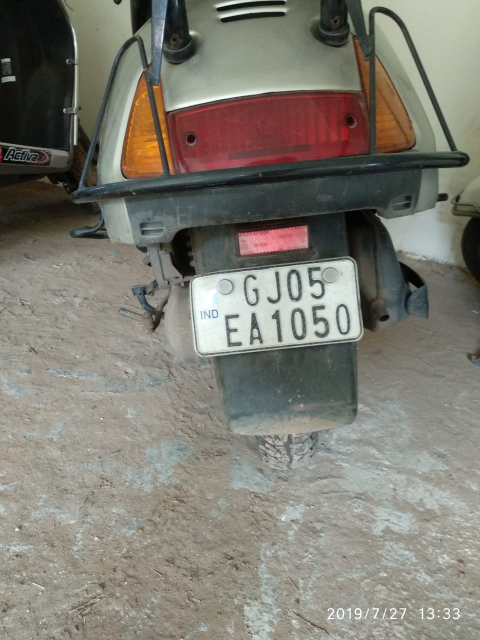
#> input picture Backend/LicPlateImages/WhatsApp Image 2019-07-27 at 1.37.30 PM.jpeg, 960 x 1280 px (shown at 1/2 size)
$ python Main.py
#> lines starting #> are read from the running program, lines starting #| are printed output that depends on the picture
#> in main, imgOriginalScene is the input picture: shape (1280, 960, 3); mean B, G, R 114.7, 124.1, 126.5
### Backend/DetectPlates.py
# DetectPlates.py

import cv2
import numpy as np
import math
import Main
import random

import Preprocess
import DetectChars
import PossiblePlate
import PossibleChar

# module level variables ##########################################################################
PLATE_WIDTH_PADDING_FACTOR = 1.3
PLATE_HEIGHT_PADDING_FACTOR = 3.5

###################################################################################################
def detectPlatesInScene(imgOriginalScene):
    listOfPossiblePlates = []                   # this will be the return value

    height, width, numChannels = imgOriginalScene.shape

    imgGrayscaleScene = np.zeros((height, width, 1), np.uint8)
    imgThreshScene = np.zeros((height, width, 1), np.uint8)
    imgContours = np.zeros((height, width, 3), np.uint8)

    cv2.destroyAllWindows()

    if Main.showSteps == True: # show steps #######################################################
        cv2.imshow("0", imgOriginalScene)
    # end if # show steps #########################################################################

    imgGrayscaleScene, imgThreshScene = Preprocess.preprocess(imgOriginalScene)         # preprocess to get grayscale and threshold images

    if Main.showSteps == True: # show steps #######################################################
        cv2.imshow("1a", imgGrayscaleScene)
        cv2.imshow("1b", imgThreshScene)
    # end if # show steps #########################################################################

            # find all possible chars in the scene,
            # this function first finds all contours, then only includes contours that could be chars (without comparison to other chars yet)
    listOfPossibleCharsInScene = findPossibleCharsInScene(imgThreshScene)

    if Main.showSteps == True: # show steps #######################################################
        print("step 2 - len(listOfPossibleCharsInScene) = " + str(
            len(listOfPossibleCharsInScene)))  # 131 with MCLRNF1 image

        imgContours = np.zeros((height, width, 3), np.uint8)

        contours = []

        for possibleChar in listOfPossibleCharsInScene:
            contours.append(possibleChar.contour)
        # end for

        cv2.drawContours(imgContours, contours, -1, Main.SCALAR_WHITE)
        cv2.imshow("2b", imgContours)
    # end if # show steps #########################################################################

            # given a list of all possible chars, find groups of matching chars
            # in the next steps each group of matching chars will attempt to be recognized as a plate
    listOfListsOfMatchingCharsInScene = DetectChars.findListOfListsOfMatchingChars(listOfPossibleCharsInScene)

    if Main.showSteps == True: # show steps #######################################################
        print("step 3 - listOfListsOfMatchingCharsInScene.Count = " + str(
            len(listOfListsOfMatchingCharsInScene)))  # 13 with MCLRNF1 image

        imgContours = np.zeros((height, width, 3), np.uint8)

        for listOfMatchingChars in listOfListsOfMatchingCharsInScene:
            intRandomBlue = random.randint(0, 255)
            intRandomGreen = random.randint(0, 255)
            intRandomRed = random.randint(0, 255)

            contours = []

            for matchingChar in listOfMatchingChars:
                contours.append(matchingChar.contour)
            # end for

            cv2.drawContours(imgContours, contours, -1, (intRandomBlue, intRandomGreen, intRandomRed))
        # end for

        cv2.imshow("3", imgContours)
    # end if # show steps #########################################################################

    for listOfMatchingChars in listOfListsOfMatchingCharsInScene:                   # for each group of matching chars
        possiblePlate = extractPlate(imgOriginalScene, listOfMatchingChars)         # attempt to extract plate

        if possiblePlate.imgPlate is not None:                          # if plate was found
            listOfPossiblePlates.append(possiblePlate)                  # add to list of possible plates
        # end if
    # end for

    print("\n" + str(len(listOfPossiblePlates)) + " possible plates found")  # 13 with MCLRNF1 image

    if Main.showSteps == True: # show steps #######################################################
        print("\n")
        cv2.imshow("4a", imgContours)

        for i in range(0, len(listOfPossiblePlates)):
            p2fRectPoints = cv2.boxPoints(listOfPossiblePlates[i].rrLocationOfPlateInScene)

            cv2.line(imgContours, tuple(p2fRectPoints[0]), tuple(p2fRectPoints[1]), Main.SCALAR_RED, 2)
            cv2.line(imgContours, tuple(p2fRectPoints[1]), tuple(p2fRectPoints[2]), Main.SCALAR_RED, 2)
            cv2.line(imgContours, tuple(p2fRectPoints[2]), tuple(p2fRectPoints[3]), Main.SCALAR_RED, 2)
            cv2.line(imgContours, tuple(p2fRectPoints[3]), tuple(p2fRectPoints[0]), Main.SCALAR_RED, 2)

            cv2.imshow("4a", imgContours)

            print("possible plate " + str(i) + ", click on any image and press a key to continue . . .")

            cv2.imshow("4b", listOfPossiblePlates[i].imgPlate)
            cv2.waitKey(0)
        # end for

        print("\nplate detection complete, click on any image and press a key to begin char recognition . . .\n")
        cv2.waitKey(0)
    # end if # show steps #########################################################################

    return listOfPossiblePlates
# end function

###################################################################################################
def findPossibleCharsInScene(imgThresh):
    listOfPossibleChars = []                # this will be the return value

    intCountOfPossibleChars = 0

    imgThreshCopy = imgThresh.copy()

    contours, npaHierarchy = cv2.findContours(imgThreshCopy, cv2.RETR_LIST, cv2.CHAIN_APPROX_SIMPLE)   # find all contours

    height, width = imgThresh.shape
    imgContours = np.zeros((height, width, 3), np.uint8)

    for i in range(0, len(contours)):                       # for each contour

        if Main.showSteps == True: # show steps ###################################################
            cv2.drawContours(imgContours, contours, i, Main.SCALAR_WHITE)
        # end if # show steps #####################################################################

        possibleChar = PossibleChar.PossibleChar(contours[i])

        if DetectChars.checkIfPossibleChar(possibleChar):                   # if contour is a possible char, note this does not compare to other chars (yet) . . .
            intCountOfPossibleChars = intCountOfPossibleChars + 1           # increment count of possible chars
            listOfPossibleChars.append(possibleChar)                        # and add to list of possible chars
        # end if
    # end for

    if Main.showSteps == True: # show steps #######################################################
        print("\nstep 2 - len(contours) = " + str(len(contours)))  # 2362 with MCLRNF1 image
        print("step 2 - intCountOfPossibleChars = " + str(intCountOfPossibleChars))  # 131 with MCLRNF1 image
        cv2.imshow("2a", imgContours)
    # end if # show steps #########################################################################

    return listOfPossibleChars
# end function


###################################################################################################
def extractPlate(imgOriginal, listOfMatchingChars):
    possiblePlate = PossiblePlate.PossiblePlate()           # this will be the return value

    listOfMatchingChars.sort(key = lambda matchingChar: matchingChar.intCenterX)        # sort chars from left to right based on x position

            # calculate the center point of the plate
    fltPlateCenterX = (listOfMatchingChars[0].intCenterX + listOfMatchingChars[len(listOfMatchingChars) - 1].intCenterX) / 2.0
    fltPlateCenterY = (listOfMatchingChars[0].intCenterY + listOfMatchingChars[len(listOfMatchingChars) - 1].intCenterY) / 2.0

    ptPlateCenter = fltPlateCenterX, fltPlateCenterY

            # calculate plate width and height
    intPlateWidth = int((listOfMatchingChars[len(listOfMatchingChars) - 1].intBoundingRectX + listOfMatchingChars[len(listOfMatchingChars) - 1].intBoundingRectWidth - listOfMatchingChars[0].intBoundingRectX) * PLATE_WIDTH_PADDING_FACTOR)

    intTotalOfCharHeights = 0

    for matchingChar in listOfMatchingChars:
        intTotalOfCharHeights = intTotalOfCharHeights + matchingChar.intBoundingRectHeight
    # end for

    fltAverageCharHeight = intTotalOfCharHeights / len(listOfMatchingChars)

    intPlateHeight = int(fltAverageCharHeight * PLATE_HEIGHT_PADDING_FACTOR)

            # calculate correction angle of plate region
    fltOpposite = listOfMatchingChars[len(listOfMatchingChars) - 1].intCenterY - listOfMatchingChars[0].intCenterY
    fltHypotenuse = DetectChars.distanceBetweenChars(listOfMatchingChars[0], listOfMatchingChars[len(listOfMatchingChars) - 1])
    fltCorrectionAngleInRad = math.asin(fltOpposite / fltHypotenuse)
    fltCorrectionAngleInDeg = fltCorrectionAngleInRad * (180.0 / math.pi)

            # pack plate region center point, width and height, and correction angle into rotated rect member variable of plate
    possiblePlate.rrLocationOfPlateInScene = ( tuple(ptPlateCenter), (intPlateWidth, intPlateHeight), fltCorrectionAngleInDeg )

            # final steps are to perform the actual rotation

            # get the rotation matrix for our calculated correction angle
    rotationMatrix = cv2.getRotationMatrix2D(tuple(ptPlateCenter), fltCorrectionAngleInDeg, 1.0)

    height, width, numChannels = imgOriginal.shape      # unpack original image width and height

    imgRotated = cv2.warpAffine(imgOriginal, rotationMatrix, (width, height))       # rotate the entire image

    imgCropped = cv2.getRectSubPix(imgRotated, (intPlateWidth, intPlateHeight), tuple(ptPlateCenter))

    possiblePlate.imgPlate = imgCropped         # copy the cropped plate image into the applicable member variable of the possible plate

    return possiblePlate
# end function

### Backend/Preprocess.py
# Preprocess.py

import cv2
import numpy as np
import math

# module level variables ##########################################################################
GAUSSIAN_SMOOTH_FILTER_SIZE = (5, 5)
ADAPTIVE_THRESH_BLOCK_SIZE = 19
ADAPTIVE_THRESH_WEIGHT = 9

###################################################################################################
def preprocess(imgOriginal):
    imgGrayscale = extractValue(imgOriginal)

    imgMaxContrastGrayscale = maximizeContrast(imgGrayscale)

    height, width = imgGrayscale.shape

    imgBlurred = np.zeros((height, width, 1), np.uint8)

    imgBlurred = cv2.GaussianBlur(imgMaxContrastGrayscale, GAUSSIAN_SMOOTH_FILTER_SIZE, 0)

    imgThresh = cv2.adaptiveThreshold(imgBlurred, 255.0, cv2.ADAPTIVE_THRESH_GAUSSIAN_C, cv2.THRESH_BINARY_INV, ADAPTIVE_THRESH_BLOCK_SIZE, ADAPTIVE_THRESH_WEIGHT)

    return imgGrayscale, imgThresh
# end function

###################################################################################################
def extractValue(imgOriginal):
    height, width, numChannels = imgOriginal.shape

    imgHSV = np.zeros((height, width, 3), np.uint8)

    imgHSV = cv2.cvtColor(imgOriginal, cv2.COLOR_BGR2HSV)
#> imgHSV: shape (1280, 960, 3); mean H, S, V 44.1, 38.5, 130.2

    imgHue, imgSaturation, imgValue = cv2.split(imgHSV)
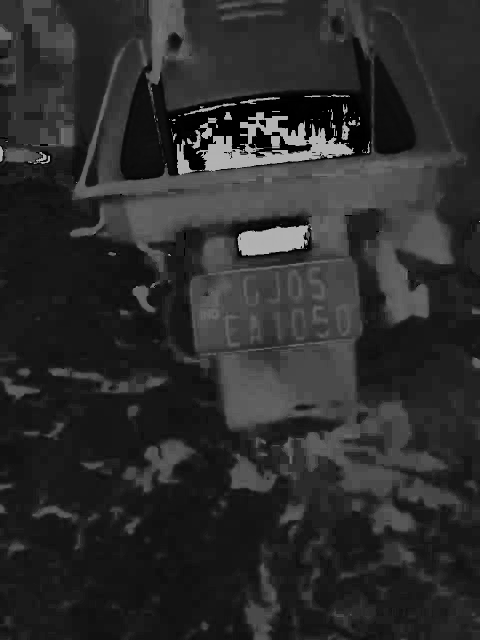
#> imgHue: shape (1280, 960) (shown at 1/2 size); min 0, max 179, mean 44.1
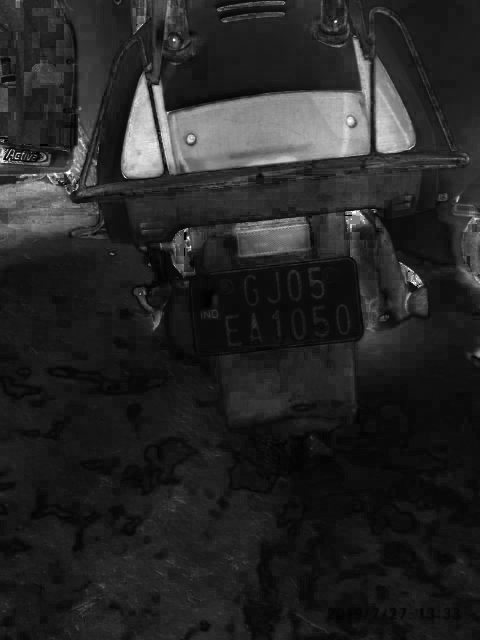
#> imgSaturation: shape (1280, 960) (shown at 1/2 size); min 0, max 255, mean 38.5
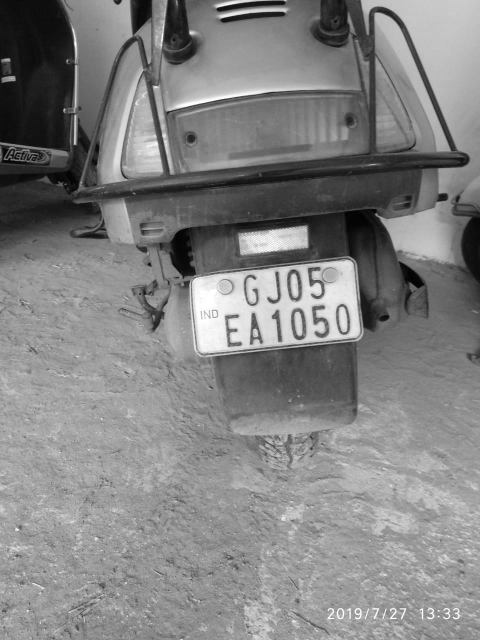
#> imgValue: shape (1280, 960) (shown at 1/2 size); min 0, max 255, mean 130.2

    return imgValue
# end function

###################################################################################################
def maximizeContrast(imgGrayscale):

    height, width = imgGrayscale.shape

    imgTopHat = np.zeros((height, width, 1), np.uint8)
    imgBlackHat = np.zeros((height, width, 1), np.uint8)

    structuringElement = cv2.getStructuringElement(cv2.MORPH_RECT, (3, 3))

    imgTopHat = cv2.morphologyEx(imgGrayscale, cv2.MORPH_TOPHAT, structuringElement)
#> (the rest of the program and of its run is left out)
